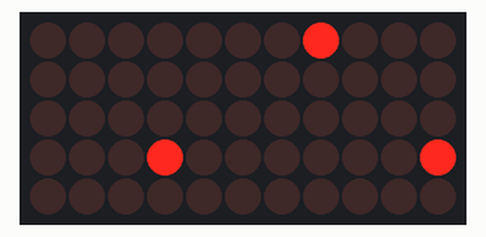
A program run on a simulated Raspberry Pi (BCM pin numbers) with a Scroll pHAT. Parts: 11×5 LED matrix. Random numbers come from a fixed seed.

Above: at 0.26 s.
At 5.18 s:
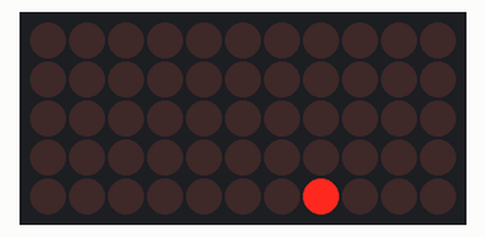
At 10.09 s:
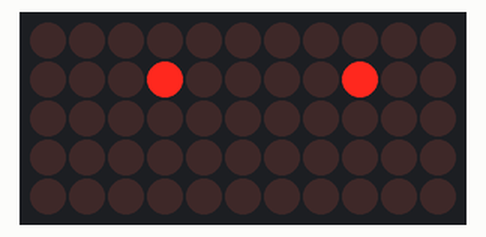
At 19.95 s:
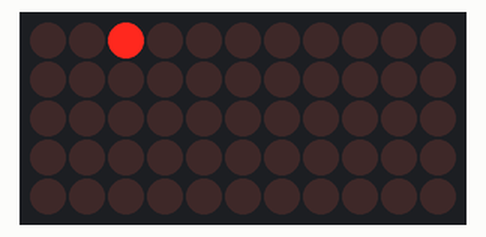
At 29.89 s:
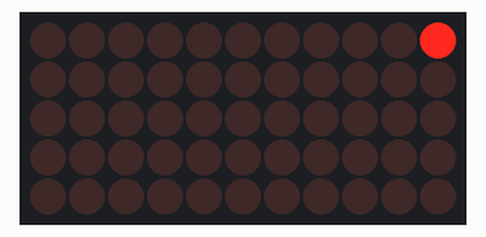
At 39.73 s:
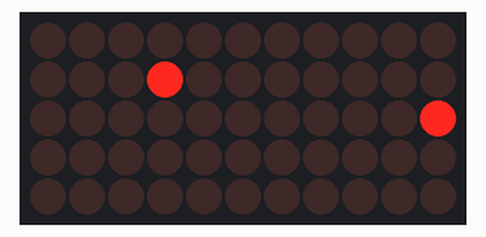

The program:

dots.py
```python
#!/usr/bin/env python

import scrollphat as sp
import math
import time
import sys
from random import randint

i = 0
buf = [0] * 11
sp.set_brightness(20)

while True: # light random pixels with random brightness
    sp.set_brightness(randint(1,100))
    for q in range(randint(0,3)):
        y = randint(0,4)
        x = randint(0,10)
        sp.set_pixel(x,y,1)
        sp.update()
    time.sleep(0.1)
    sp.clear()
```
